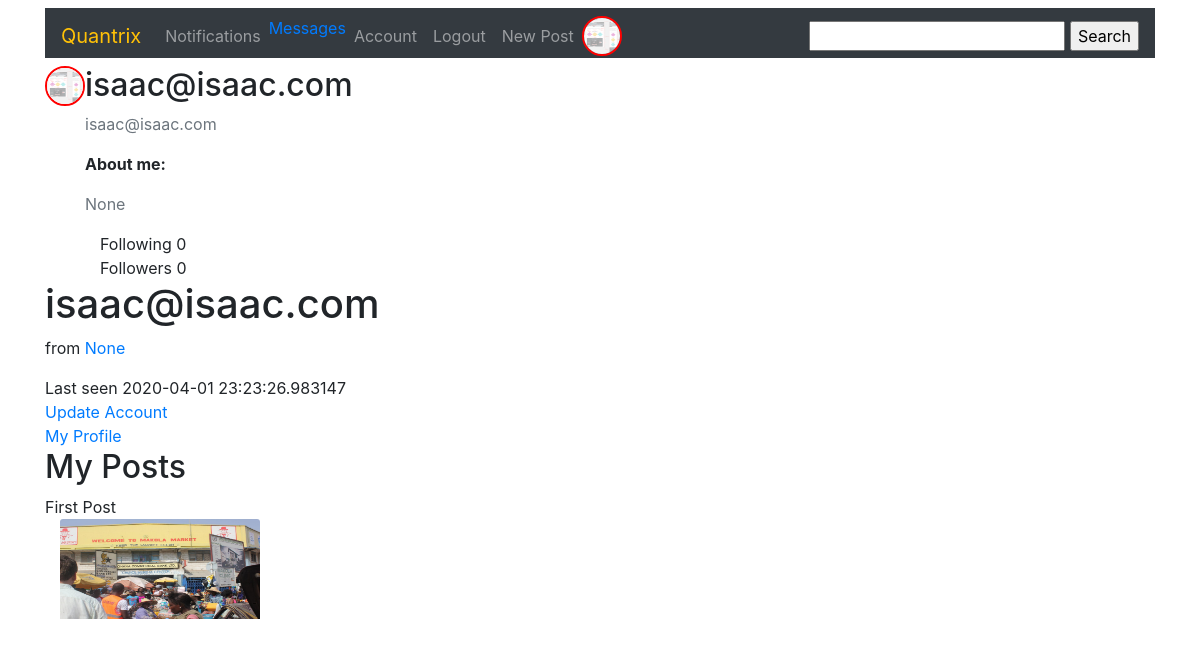
Before: /account (signed in) with the older database file.
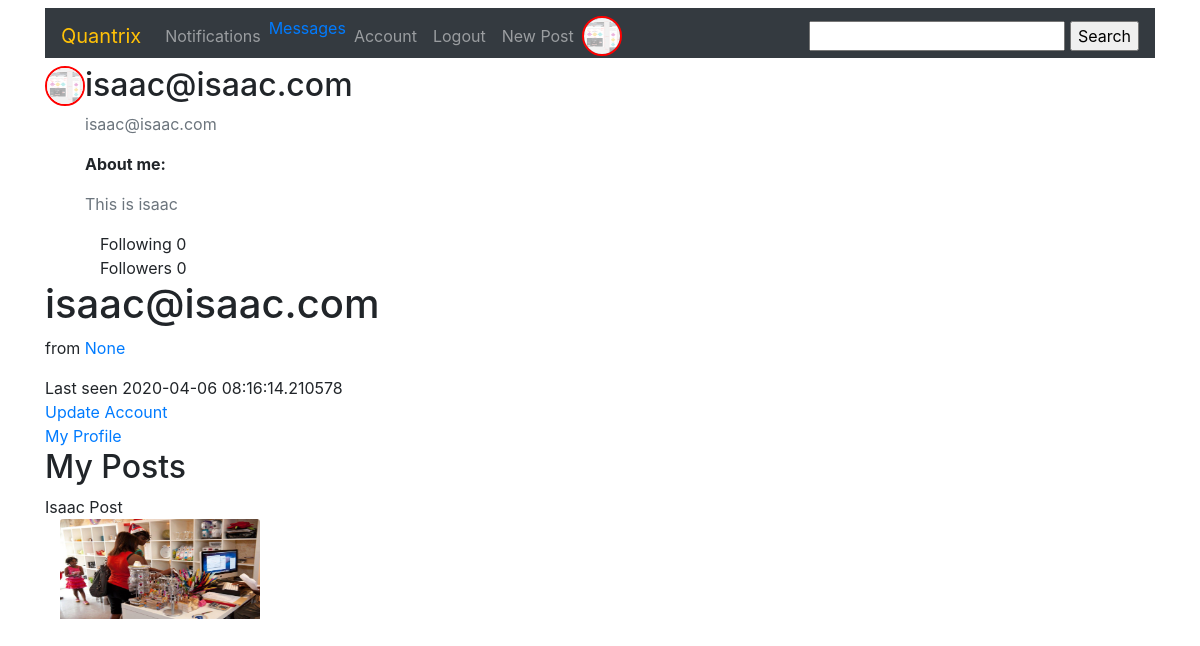
After: the same page with the newer database file.
### quandromy/database.py (models this page shows, shortened)
class User(db.Model, UserMixin): #The users mixing class helps in user management. We inherit the "is_authenticated" method from here
    __tablename__ = 'users'
    __searchable__ = ['fullname', 'username']
    id = db.Column(db.Integer, primary_key = True)
    fullname = db.Column(db.String(100), nullable = False)
    username = db.Column(db.String(20), unique = True, nullable = False, index = True)
    role_id = db.Column(db.Integer, db.ForeignKey('roles.id'))
    email = db.Column(db.String(120), unique = True, nullable = False, index = True)
    country = db.Column(db.String(200))
    name = db.Column(db.String(64))
    about_me = db.Column(db.Text())
    member_since = db.Column(db.DateTime(), default=datetime.utcnow)
    last_seen = db.Column(db.DateTime(), default=datetime.utcnow)
    image_file = db.Column(db.String(20), nullable = False, default = 'default.png')
    last_message_read_time = db.Column(db.DateTime)
    password = db.Column(db.String(60), nullable = False)
    comments = db.relationship('Comment', backref='author', lazy='dynamic')
    Post = db.relationship('Post', backref = 'author', lazy = 'dynamic')
    followed = db.relationship('Follow',
                               foreign_keys=[Follow.follower_id],               #SQLAlchemy cannot use the association table transparently because that will not give
                               backref=db.backref('follower', lazy='joined'),   #the application access to the custom fields in it. Instead, the many-to-many relationship
                               lazy='dynamic',                                  #must be decomposed into the two basic one-to-many relationships for the left
                               cascade='all, delete-orphan')                    #and right sides, and these must be defined as standard relationships.
    followers = db.relationship('Follow',
                                foreign_keys=[Follow.followed_id],
                                backref=db.backref('followed', lazy='joined'),
                                lazy='dynamic',
                                cascade='all, delete-orphan')
    messages_sent = db.relationship('Message',
                                    foreign_keys='Message.sender_id',
                                    backref='sender', lazy='dynamic')
    messages_received = db.relationship('Message',
                                        foreign_keys='Message.recipient_id',
                                        backref='recipient', lazy='dynamic')
    def new_messages(self):
        last_read_time = self.last_message_read_time or datetime(1900, 1, 1)
        return Message.query.filter_by(recipient=self).filter(
            Message.timestamp > last_read_time).count()

class Post(db.Model):
    __tablename__ = 'posts'
    __searchable__ = ['title', 'describe']
    id = db.Column(db.Integer, primary_key = True)
    date_posted = db.Column(db.DateTime, nullable = False, default = datetime.utcnow())
    title = db.Column(db.String(50), nullable = False)
    describe = db.Column(db.String, nullable = False)
    picture = db.Column(db.String(20), nullable = False, default = 'default.png')
    user_id = db.Column(db.Integer, db.ForeignKey('users.id'), nullable = False)
    comments = db.relationship('Comment', backref='post', lazy='dynamic')

### quandromy/users/routes.py (the view)
@users.route('/account', methods = ["POST", 'GET'])
@login_required
def account():
    post = Post.query.filter_by(author = current_user)
    picture_file = current_user.image_file
    image_file = url_for('static', filename = 'img/' + current_user.image_file)
    return render_template('users/account.html', image_file = image_file, post = post)

### quandromy/main/forms.py
class SearchForm(FlaskForm):
    search = StringField('search', validators=[DataRequired()])

### quandromy/main/__init__.py (called while the page is built)
@main.app_context_processor
def inject_permissions():
    return dict(Permission=Permission)

### quandromy/users/routes.py (called while the page is built)
@users.before_request
def before_request():
    if current_user.is_authenticated:
        current_user.last_seen = datetime.utcnow()
        db.session.commit()
        g.search_form = SearchForm()

@login_manager.user_loader #This is reuqired to manage users by their ID's
def load_user(user_id):
    return User.query.get(int(user_id))

### quandromy/templates/users/account.html (shortened to what this page needs)
{% extends 'base.html' %}
{% block div %}
 <div class="content-section">
   <div class="media">
     <img class="rounded-circle account-img my-img" src="{{image_file}}" alt="profile pic">
     <div class="media-body">
       <h2 class="account-heading">{{current_user.username}}</h2>
       <p class="text-secondary">{{current_user.email}}</p>
       <p><span style="font-weight: bold;">About me:</span></p>
       <p class="text-secondary">{{current_user.about_me}}</p>
       <div class="col">
        Following <span>{{ current_user.followed.count() - 1 }}</span>
    </div>
    <div class="col">
      Followers <span>{{ current_user.followers.count() - 1 }}</span>
  </div>
     </div>
   </div>
   <div>
    <h1>{{ current_user.username }}</h1>
    <p>
            from <a href="http://maps.google.com/?q={{ current_user.country }}">{{ current_user.country }}</a><br>
    </p>
   </div>
   <div>Last seen {{ current_user.last_seen }}</div>
   <a href="{{url_for('users.update')}}">Update Account</a>
    <br>
  <a href="{{url_for('users.myprofile')}}">My Profile</a>
   <div>
     <h2>My Posts</h2>
     {% for p in post %}
     <div>{{p.title}}</div>
     <div class="col">
      <img src="{{url_for('static', filename = 'postpics/' + p.picture)}}" class="card-img-top" style="width: 200px; height: 200;" alt="..." width="50" height="100">
     </div>
     {% endfor %}
   </div>
 </div>
{% endblock %}

### quandromy/templates/base.html (shortened to what this page needs)
<!doctype html>
<html lang="en">
  <head>
    <link rel="stylesheet" href="https://stackpath.bootstrapcdn.com/bootstrap/4.4.1/css/bootstrap.min.css">
    <link rel="stylesheet" type="text/css" href="{{url_for('static', filename = 'css/main.css')}}">
  </head>
  {% if current_user.is_authenticated %}
  <nav class="container sticky-top navbar navbar-expand-lg navbar-dark bg-dark mb-2 mt-2">
    <a class="navbar-brand text-warning" href="{{url_for('main.index')}}" >Quantrix</a>
<div class="collapse navbar-collapse" id="navbarSupportedContent">
  <ul class="navbar-nav mr-auto">
        <li class="nav-item">
          <a class="nav-link" href="#">Notifications</a>
        </li>
        <li class="nav-item">
          <a href="{{ url_for('users.messages') }}">
            Messages
            {% set new_messages = current_user.new_messages() %}
        </a>
        </li>
        <li class="nav-item">
          <a class="nav-link" href="{{url_for('users.account')}}">Account</a>
        </li>
        <li class="nav-item">
          <a class="nav-link" href="{{url_for('users.logout')}}">Logout</a>
        </li>
        <li class="nav-item">
          <a class="nav-link" href="{{url_for('posts.new_post')}}">New Post</a>
        </li>
        <li class="nav-item">
          <img class="rounded-circle account-img my-img mr-sm-2" src="{{url_for('static', filename = 'img/' + current_user.image_file)}}" alt="profile pic">
        </li>
  </ul>
  <form style="display: inline;" action="{{ url_for('main.search') }}" method="post" name="search" placeholder="search" autocomplete="on">
        {{ g.search_form.hidden_tag() }}{{ g.search_form.search(size=20) }}
        <input type="submit" value="Search">
  </form>
</div>
</nav>
{% endif %}
  <body class = "container">
    {% block div %}{% endblock %}
  </body>
</html>

Changed rows visible on the page:
changed User "isaac@isaac.com": about_me "None" → "This is isaac"; last_seen "2020-04-01 23:23:26.983147" → "2020-04-06 08:16:14.210578"
changed Post: title "First Post" → "Isaac Post"; picture: a different picture
